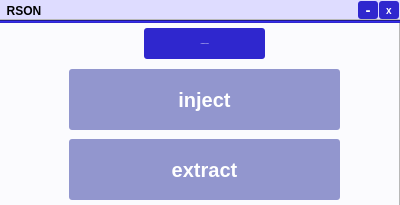
<?xml version="1.0" encoding="UTF-8"?>
<ui version="4.0">
 <class>Form</class>
 <widget class="QWidget" name="Form">
  <property name="geometry">
   <rect>
    <x>0</x>
    <y>0</y>
    <width>400</width>
    <height>205</height>
   </rect>
  </property>
  <property name="windowTitle">
   <string>Form</string>
  </property>
  <property name="styleSheet">
   <string notr="true">/*https://www.realtimecolors.com/?colors=050315-fbfbfe-2f27ce-dedcff-433bff&amp;fonts=Inter-Inter*/

.QPushButton{
background-color:#2f27ce;
border-radius:3px;
color:white;
font-size:2px;
}

.QPushButton::disabled{
background-color: rgb(146, 150, 206);
}</string>
  </property>
  <widget class="QFrame" name="titlebar">
   <property name="geometry">
    <rect>
     <x>-10</x>
     <y>0</y>
     <width>411</width>
     <height>21</height>
    </rect>
   </property>
   <property name="styleSheet">
    <string notr="true">font: 75 16pt &quot;Corbel&quot;;
font-weight:bold;</string>
   </property>
   <property name="frameShape">
    <enum>QFrame::StyledPanel</enum>
   </property>
   <property name="frameShadow">
    <enum>QFrame::Raised</enum>
   </property>
   <widget class="QLabel" name="titlebar_header">
    <property name="geometry">
     <rect>
      <x>0</x>
      <y>0</y>
      <width>491</width>
      <height>21</height>
     </rect>
    </property>
    <property name="styleSheet">
     <string notr="true">background-color: rgb(222, 220, 255);</string>
    </property>
    <property name="text">
     <string>     RSON</string>
    </property>
   </widget>
   <widget class="QPushButton" name="close_but">
    <property name="geometry">
     <rect>
      <x>389</x>
      <y>1</y>
      <width>20</width>
      <height>18</height>
     </rect>
    </property>
    <property name="styleSheet">
     <string notr="true">font-size:10px;</string>
    </property>
    <property name="text">
     <string>x</string>
    </property>
   </widget>
   <widget class="QPushButton" name="mini_but">
    <property name="geometry">
     <rect>
      <x>368</x>
      <y>1</y>
      <width>20</width>
      <height>18</height>
     </rect>
    </property>
    <property name="styleSheet">
     <string notr="true">font-size:15px;</string>
    </property>
    <property name="text">
     <string>-</string>
    </property>
   </widget>
  </widget>
  <widget class="QLabel" name="bg">
   <property name="geometry">
    <rect>
     <x>-140</x>
     <y>-80</y>
     <width>621</width>
     <height>391</height>
    </rect>
   </property>
   <property name="styleSheet">
    <string notr="true">background-color: rgb(251, 251, 254);</string>
   </property>
   <property name="text">
    <string/>
   </property>
  </widget>
  <widget class="QFrame" name="frame">
   <property name="geometry">
    <rect>
     <x>-1</x>
     <y>19</y>
     <width>401</width>
     <height>201</height>
    </rect>
   </property>
   <property name="styleSheet">
    <string notr="true">font: 75 16pt &quot;Corbel&quot;;
font-weight:bold;</string>
   </property>
   <property name="frameShape">
    <enum>QFrame::StyledPanel</enum>
   </property>
   <property name="frameShadow">
    <enum>QFrame::Raised</enum>
   </property>
   <widget class="QPushButton" name="inject_but">
    <property name="enabled">
     <bool>false</bool>
    </property>
    <property name="geometry">
     <rect>
      <x>70</x>
      <y>50</y>
      <width>271</width>
      <height>61</height>
     </rect>
    </property>
    <property name="styleSheet">
     <string notr="true">font-size:20px;</string>
    </property>
    <property name="text">
     <string>inject</string>
    </property>
   </widget>
   <widget class="QPushButton" name="extract_but">
    <property name="enabled">
     <bool>false</bool>
    </property>
    <property name="geometry">
     <rect>
      <x>70</x>
      <y>120</y>
      <width>271</width>
      <height>61</height>
     </rect>
    </property>
    <property name="styleSheet">
     <string notr="true">font-size:20px;</string>
    </property>
    <property name="text">
     <string>extract</string>
    </property>
   </widget>
   <widget class="Line" name="line">
    <property name="geometry">
     <rect>
      <x>-10</x>
      <y>1</y>
      <width>420</width>
      <height>3</height>
     </rect>
    </property>
    <property name="styleSheet">
     <string notr="true">background-color: rgb(47, 39, 206);</string>
    </property>
    <property name="orientation">
     <enum>Qt::Horizontal</enum>
    </property>
   </widget>
   <widget class="QPushButton" name="pushButton">
    <property name="geometry">
     <rect>
      <x>145</x>
      <y>9</y>
      <width>121</width>
      <height>31</height>
     </rect>
    </property>
    <property name="text">
     <string>ATTACH</string>
    </property>
   </widget>
  </widget>
  <zorder>bg</zorder>
  <zorder>titlebar</zorder>
  <zorder>frame</zorder>
 </widget>
 <resources/>
 <connections/>
</ui>
